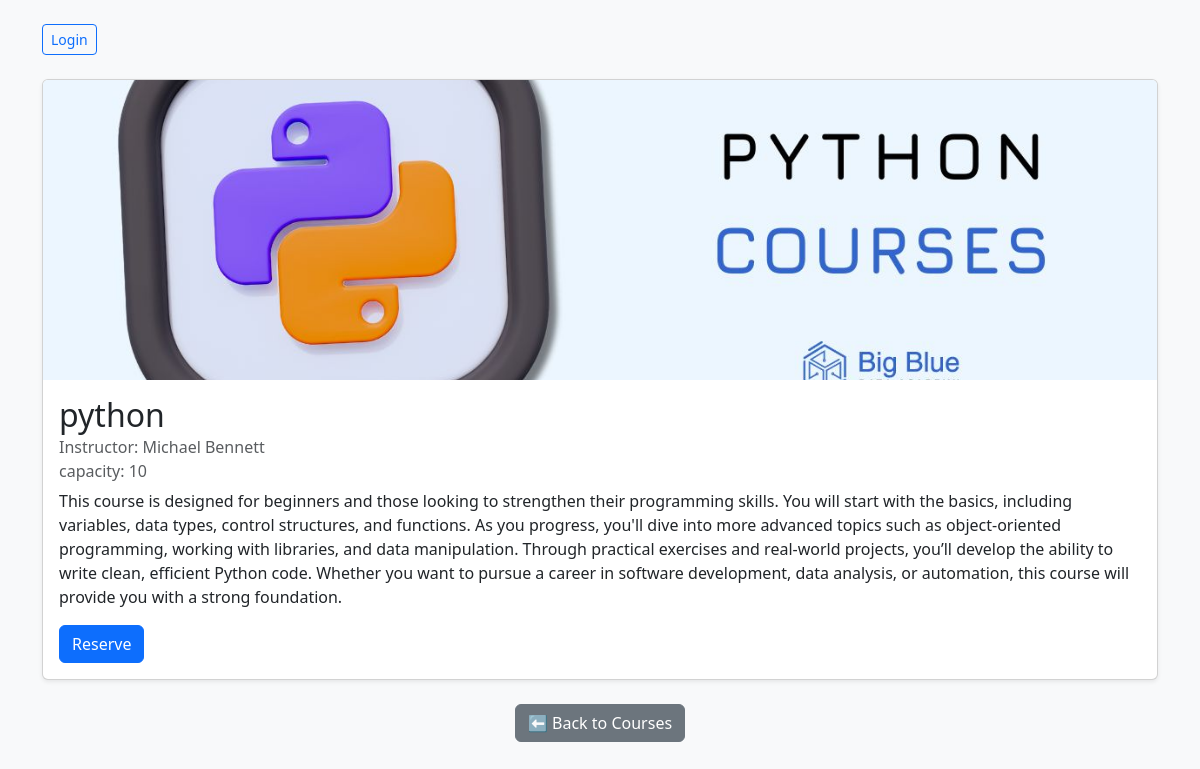
/1/, run on the app's committed database.
### courses/models.py (models this page shows, shortened)
class Course (models.Model):
    title = models.CharField(max_length=200)
    instructor = models.CharField(max_length=200)
    description = models.TextField()
    start_time = models.DateTimeField()
    end_time = models.DateTimeField()
    capacity = models.PositiveIntegerField()
    image = models.ImageField(upload_to='course_images/', null=True, blank=True)

### courses/views.py (the view)
# urls.py: path('<int:course_id>/', views.course_detail, name='course_detail'),
def course_detail(request, course_id):
    course = get_object_or_404(Course, id=course_id)
    is_reserved = False
    if request.user.is_authenticated:
        is_reserved = Reservation.objects.filter(user=request.user, course=course).exists()
        if request.method == 'POST' and not is_reserved:
            Reservation.objects.create(user=request.user, course=course)
            is_reserved = True
            return redirect('course_detail', course_id=course.id)
    return render(request, 'courses/course_detail.html', {
        'course': course,
        'is_reserved': is_reserved,
    })

### courses/Templates/courses/course_detail.html (shortened to what this page needs)
<!DOCTYPE html>
<html>
<head>
    <link href="https://cdn.jsdelivr.net/npm/bootstrap@5.3.3/dist/css/bootstrap.min.css" rel="stylesheet">
</head>
<body class="bg-light">
    <div class="container py-4">
        <div class="d-flex justify-content-between align-items-center mb-4">
            {% if request.user.is_authenticated %}
                <p class="mb-0">👋 Hello, <strong>{{ request.user.username }}</strong>!</p>
                <a href="{% url 'logout' %}" class="btn btn-outline-danger btn-sm">Logout</a>
            {% else %}
                <a href="{% url 'login' %}" class="btn btn-outline-primary btn-sm">Login</a>
            {% endif %}
        </div>
        <div class="card shadow-sm">
            {% if course.image %}
                <img src="{{ course.image.url }}" class="card-img-top img-fluid" alt="{{ course.title }}" style="max-height: 300px; object-fit: cover;">
            {% else %}
                <img src="https://via.placeholder.com/600x300?text=No+Image" class="card-img-top img-fluid" alt="No image" style="max-height: 300px; object-fit: cover;">
            {% endif %}
            <div class="card-body">
                <h2 class="card-title">{{ course.title }}</h2>
                <h6 class="card-subtitle mb-2 text-muted">Instructor: {{ course.instructor }}</h6>
                <h6 class="card-subtitle mb-2 text-muted">capacity: {{ course.capacity }}</h6>
                <p class="card-text">{{ course.description }}</p>
                <form method="post" class="mt-3">
                    <button type="submit" class="btn btn-primary">Reserve</button>
                </form>
            </div>
        </div>
        <div class="text-center mt-4">
            <a href="{% url 'home' %}" class="btn btn-secondary">⬅ Back to Courses</a>
        </div>
    </div>
</body>
</html>

### data on the page
Course: image (picture), title "python", instructor "Michael Bennett", capacity "10", description "This course is designed for beginners and those looking to strengthen their programming skills. You will start with the basics, including variables, data types, control structures, and functions. As you progress, you'll dive into more advanced topics such as object-oriented programming, working with libraries, and data manipulation. Through practical exercises and real-world projects, you’ll develop the ability to write clean, efficient Python code. Whether you want to pursue a career in software development, data analysis, or automation, this course will provide you with a strong foundation."
